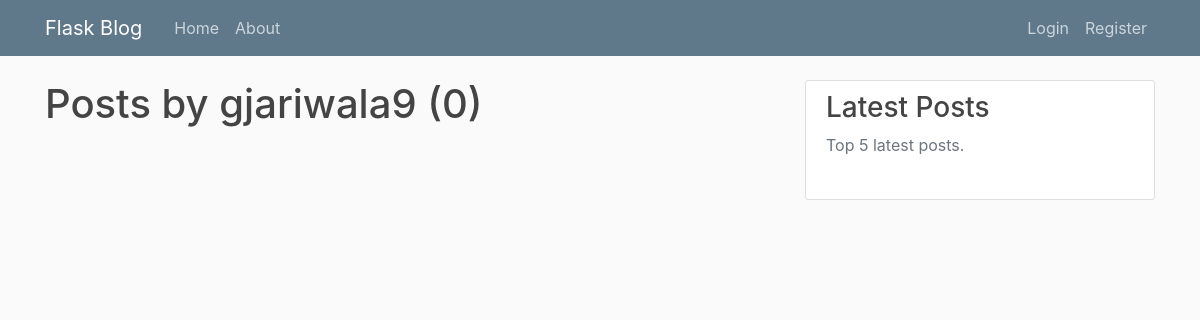
Before: /user/gjariwala9 with the older database file.
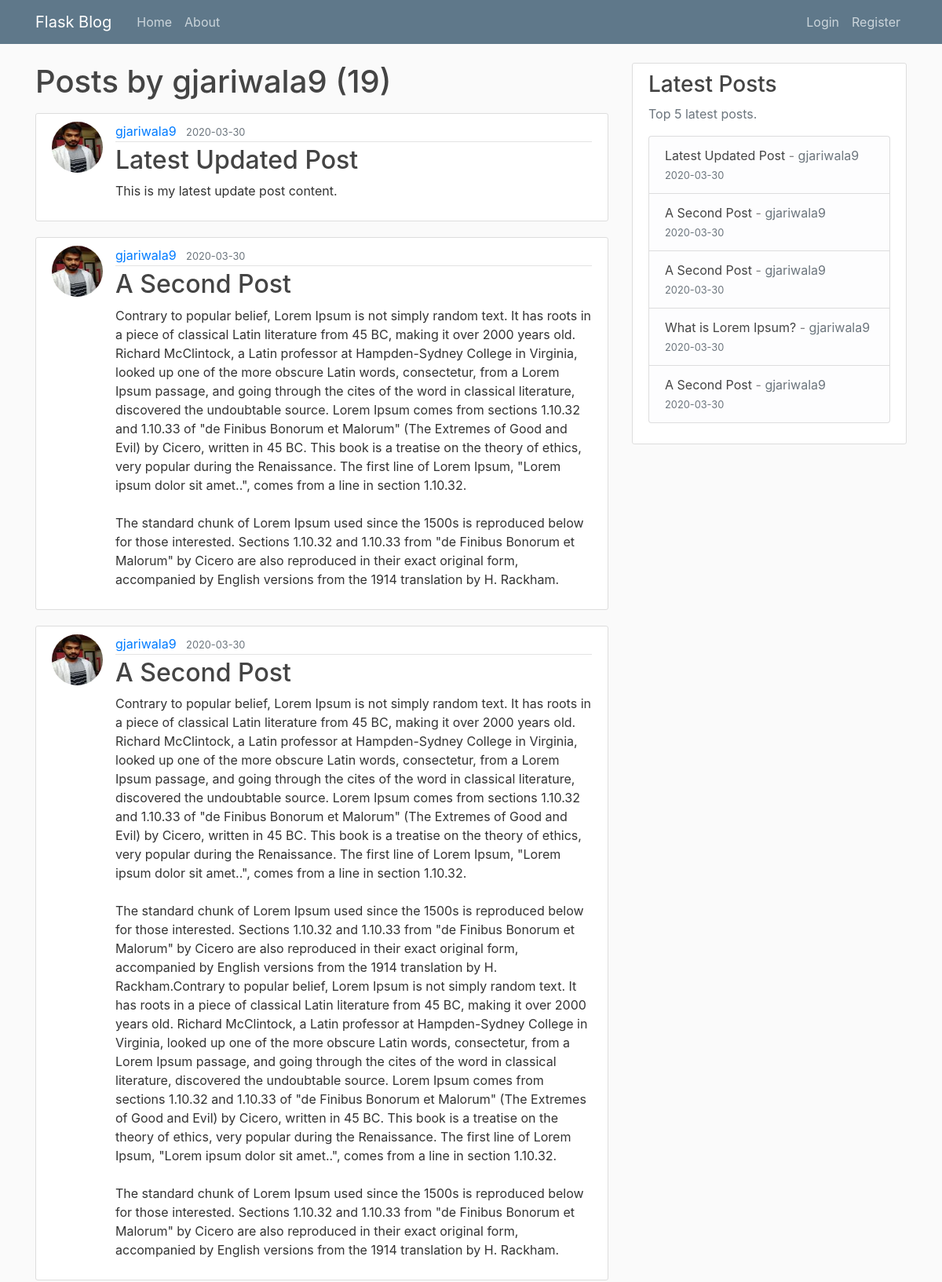
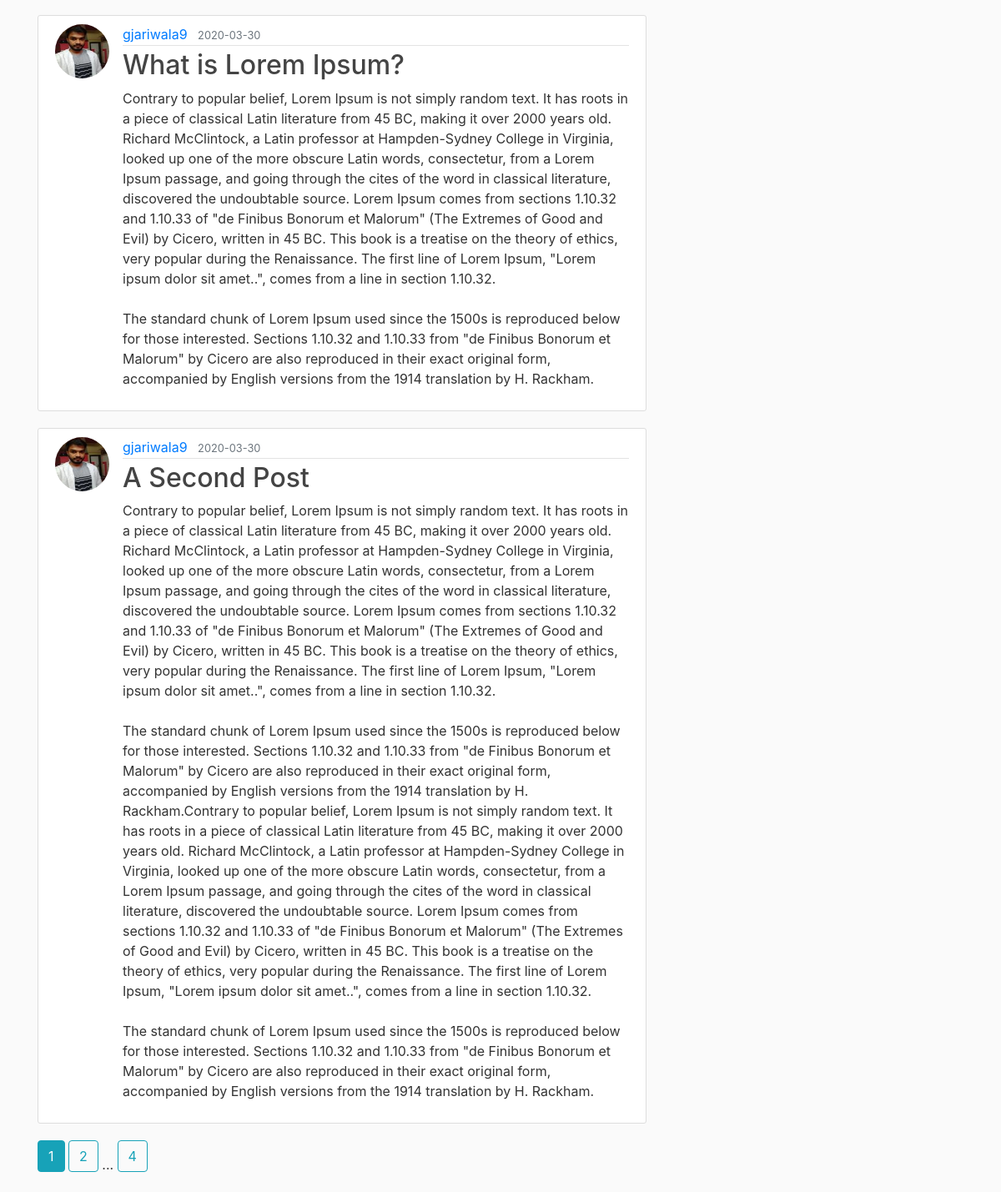
After: the same page with the newer database file (2 pictures, top to bottom).
### flask_blog/models.py (models this page shows, shortened)
class Post(db.Model):
	id = db.Column(db.Integer, primary_key=True)
	title = db.Column(db.String(100), nullable=False)
	date_posted = db.Column(db.DateTime, nullable=False, default=datetime.utcnow)
	content = db.Column(db.Text, nullable=False)
	user_id = db.Column(db.Integer, db.ForeignKey('user.id'), nullable=False)

class User(db.Model, UserMixin):
	id = db.Column(db.Integer, primary_key=True)
	username = db.Column(db.String(20), unique=True, nullable=False)
	email = db.Column(db.String(120), unique=True, nullable=False)
	image_file = db.Column(db.String(20), nullable=False, default='default.jpg')
	password = db.Column(db.String(60), nullable=False)
	posts = db.relationship('Post', backref='author', lazy=True)

### flask_blog/users/routes.py (the view)
@users.route('/user/<string:username>')
def user_posts(username):
    page = request.args.get('page', 1, type=int)
    user = User.query.filter_by(username=username).first_or_404()
    posts=Post.query.filter_by(author=user)\
        .order_by(Post.date_posted.desc())\
        .paginate(page=page, per_page=5)
    return render_template('user_posts.html',posts = posts, user=user)

### flask_blog/users/routes.py (called while the page is built)
@users.context_processor
def inject_lastest_post_all_templates():
    latest_posts = Post.query.order_by(Post.date_posted.desc()).limit(5).all()
    return dict(latest_posts=latest_posts)

### flask_blog/templates/user_posts.html
{% extends "layout.html" %}
{% block content %}
  <h1 class="mb-3">Posts by {{ user.username }} ({{ posts.total }})</h1>
    {% for post in posts.items %}
        <article class="media content-section">
          <img class="rounded-circle article-img" src="{{ url_for('static', filename='profile_pics/' + post.author.image_file) }}">
          <div class="media-body">
            <div class="article-metadata">
              <a class="mr-2" href="{{ url_for('users.user_posts', username=post.author.username) }}">{{ post.author.username }}</a>
              <small class="text-muted">{{ post.date_posted.strftime('%Y-%m-%d') }}</small>
            </div>
            <h2><a class="article-title" href="{{ url_for('posts.post', post_id=post.id) }}">{{ post.title }}</a></h2>
            <p class="article-content">{{ post.content }}</p>
          </div>
        </article>
    {% endfor %}
    {% for page_num in posts.iter_pages(left_edge=1, right_edge=1, left_current=1, right_current=2) %}
      {% if page_num %}
        {% if posts.page == page_num %}
          <a class="btn btn-info mb-4" href="{{ url_for('users.user_posts', username=user.username, page=page_num) }}">{{ page_num }}</a>
        {% else %}
          <a class="btn btn-outline-info mb-4" href="{{ url_for('users.user_posts', username=user.username, page=page_num) }}">{{ page_num }}</a>
        {% endif %}
      {% else %}
        ...
      {% endif %}
    {% endfor %}
{% endblock content %}

### flask_blog/templates/layout.html (shortened to what this page needs)
<!DOCTYPE html>
<html>
<head>
    <link rel="stylesheet" href="https://maxcdn.bootstrapcdn.com/bootstrap/4.0.0/css/bootstrap.min.css">
    <link rel="stylesheet" type="text/css" href="{{ url_for('static', filename='main.css') }}">
</head>
<body>
    <header class="site-header">
      <nav class="navbar navbar-expand-md navbar-dark bg-steel fixed-top">
        <div class="container">
          <a class="navbar-brand mr-4" href="/">Flask Blog</a>
          <div class="collapse navbar-collapse" id="navbarToggle">
            <div class="navbar-nav mr-auto">
              <a class="nav-item nav-link" href="{{ url_for('main.home') }}">Home</a>
              <a class="nav-item nav-link" href="{{ url_for('main.about') }}">About</a>
            </div>
            <div class="navbar-nav">
              {% if current_user.is_authenticated %}
                <a class="nav-item nav-link" href="{{ url_for('posts.new_post') }}">New Post</a>
                <a class="nav-item nav-link" href="{{ url_for('users.account') }}">Account</a>
                <a class="nav-item nav-link" href="{{ url_for('users.logout') }}">Logout</a>
              {% else %}
                <a class="nav-item nav-link" href="{{ url_for('users.login') }}">Login</a>
                <a class="nav-item nav-link" href="{{ url_for('users.register') }}">Register</a>
              {% endif %}
            </div>
          </div>
        </div>
      </nav>
    </header>
    <main role="main" class="container">
      <div class="row">
        <div class="col-md-8">
          {% block content %}{% endblock %}
        </div>
        <div class="col-md-4">
          <div class="content-section">
            <h3>Latest Posts</h3>
            <p class='text-muted'>Top 5 latest posts.
              <ul class="list-group">
                {% for post in latest_posts %}
                  <li class="list-group-item list-group-item-light">
                    <a class="article-title" href="{{ url_for('posts.post', post_id=post.id) }}">{{ post.title }}</a> -
                    <a class="text-muted" href="{{ url_for('users.user_posts', username=post.author.username) }}">{{ post.author.username }}</a><br>
                    <small class="text-muted">{{ post.date_posted.strftime('%Y-%m-%d') }}</small>
                  </li>
                {% endfor %}
              </ul>
            </p>
          </div>
        </div>
      </div>
    </main>
</body>
</html>

Changed rows visible on the page:
added Post: image_file (picture), author.username "gjariwala9", date_posted "2020-03-30", title "Latest Updated Post", content "This is my latest update post content."
added Post: image_file (picture), author.username "gjariwala9", date_posted "2020-03-30", title "A Second Post", content "Contrary to popular belief, Lorem Ipsum is not simply random text. It has roots in a piece of classical Latin literature from 45 BC, making it over 2000 years old. Richard McClintock, a Latin professor at Hampden-Sydney College in Virginia, looked up one of the more obscure Latin words, consectetur, from a Lorem Ipsum passage, and going through the cites of the word in classical literature, discovered the undoubtable source. Lorem Ipsum comes from sections 1.10.32 and 1.10.33 of \"de Finibus Bonorum et Malorum\" (The Extremes of Good and Evil) by Cicero, written in 45 BC. This book is a treatise on the theory of ethics, very popular during the Renaissance. The first line of Lorem Ipsum,…"
added Post: image_file (picture), author.username "gjariwala9", date_posted "2020-03-30", title "A Second Post", content "Contrary to popular belief, Lorem Ipsum is not simply random text. It has roots in a piece of classical Latin literature from 45 BC, making it over 2000 years old. Richard McClintock, a Latin professor at Hampden-Sydney College in Virginia, looked up one of the more obscure Latin words, consectetur, from a Lorem Ipsum passage, and going through the cites of the word in classical literature, discovered the undoubtable source. Lorem Ipsum comes from sections 1.10.32 and 1.10.33 of \"de Finibus Bonorum et Malorum\" (The Extremes of Good and Evil) by Cicero, written in 45 BC. This book is a treatise on the theory of ethics, very popular during the Renaissance. The first line of Lorem Ipsum,…"
added Post: image_file (picture), author.username "gjariwala9", date_posted "2020-03-30", title "What is Lorem Ipsum?", content "Contrary to popular belief, Lorem Ipsum is not simply random text. It has roots in a piece of classical Latin literature from 45 BC, making it over 2000 years old. Richard McClintock, a Latin professor at Hampden-Sydney College in Virginia, looked up one of the more obscure Latin words, consectetur, from a Lorem Ipsum passage, and going through the cites of the word in classical literature, discovered the undoubtable source. Lorem Ipsum comes from sections 1.10.32 and 1.10.33 of \"de Finibus Bonorum et Malorum\" (The Extremes of Good and Evil) by Cicero, written in 45 BC. This book is a treatise on the theory of ethics, very popular during the Renaissance. The first line of Lorem Ipsum,…"
added Post: image_file (picture), author.username "gjariwala9", date_posted "2020-03-30", title "A Second Post", content "Contrary to popular belief, Lorem Ipsum is not simply random text. It has roots in a piece of classical Latin literature from 45 BC, making it over 2000 years old. Richard McClintock, a Latin professor at Hampden-Sydney College in Virginia, looked up one of the more obscure Latin words, consectetur, from a Lorem Ipsum passage, and going through the cites of the word in classical literature, discovered the undoubtable source. Lorem Ipsum comes from sections 1.10.32 and 1.10.33 of \"de Finibus Bonorum et Malorum\" (The Extremes of Good and Evil) by Cicero, written in 45 BC. This book is a treatise on the theory of ethics, very popular during the Renaissance. The first line of Lorem Ipsum,…"
Other visible differences:
{{ posts.total }}: "0" → "19"
new list line: "1"
new list line: "2"
new list line: "4"
